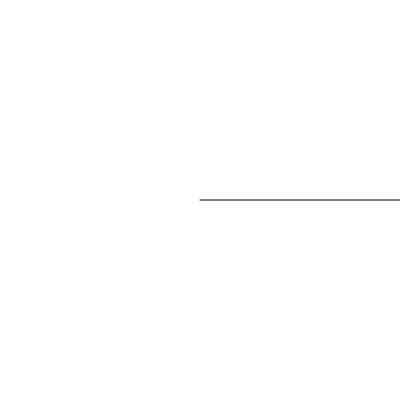
Frame 1 (no input)
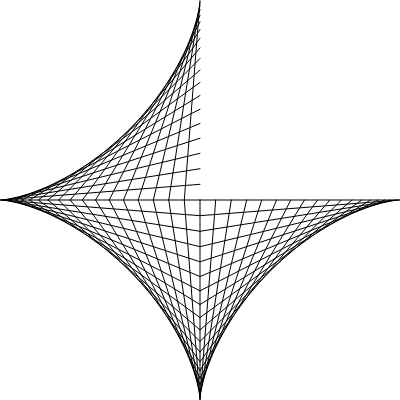
Frame 60 (no input)
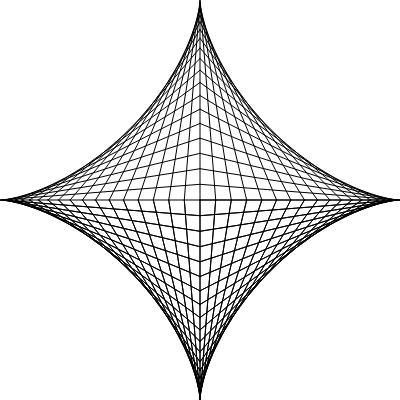
Frame 120 (the mouse pressed at the canvas centre since frame 60)

The p5.js sketch that drew these frames (run headless with seeded random() and noise() and a simulated clock; from frame 60 on, the mouse is pressed at the canvas centre):

// p5.js sketch
// ── sketch.js
var a = 0;

function setup(){
  createCanvas(400, 400);
}

function draw(){
  var hp = createVector(cos(a)*width/2+width/2, height/2);
  var vp = createVector(width/2, sin(a)*height/2+height/2);
  line(hp.x, hp.y, vp.x, vp.y);
  a+=Math.PI/40;
}
